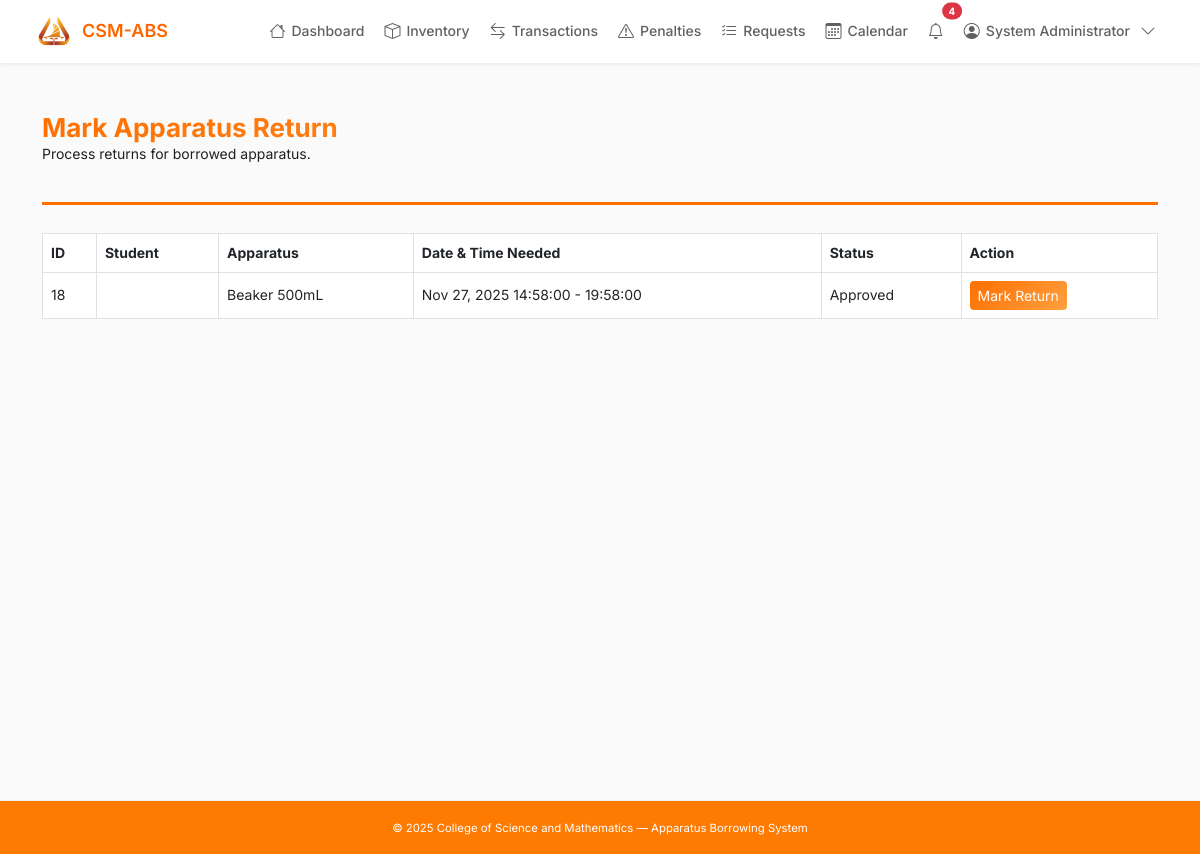
Before: /return_apparatus.php (signed in) with the older database file.
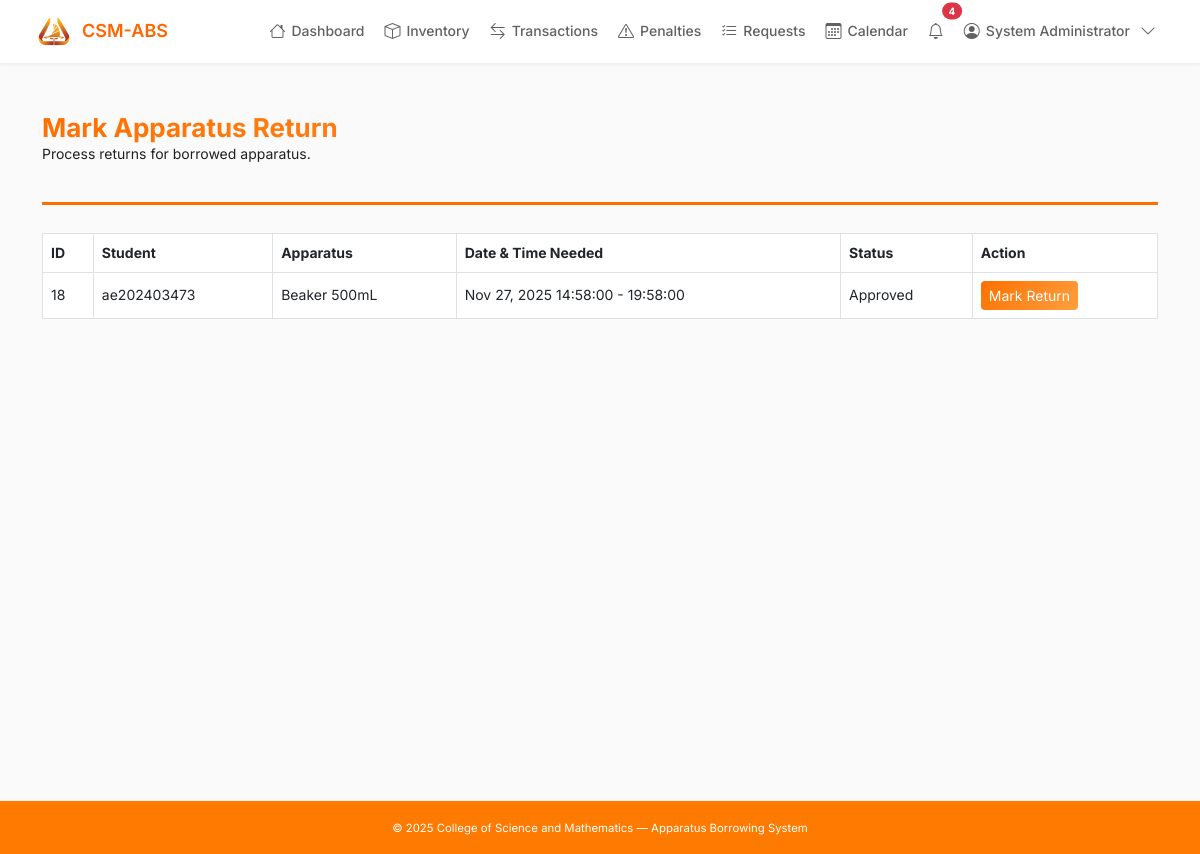
After: the same page with the newer database file.
### tables this page shows
CREATE TABLE `borrow_requests` (
  `request_id` int(11) NOT NULL,
  `student_id` int(11) DEFAULT NULL,
  `full_name` varchar(150) DEFAULT NULL,
  `student_first_name` varchar(50) NOT NULL,
  `student_last_name` varchar(50) NOT NULL,
  `student_mi` varchar(5) DEFAULT NULL,
  `faculty_id` int(11) DEFAULT NULL,
  `apparatus_id` int(11) DEFAULT NULL,
  `quantity` int(11) DEFAULT NULL,
  `concentration` varchar(100) DEFAULT NULL,
  `date_requested` date DEFAULT NULL,
  `date_needed` date DEFAULT NULL,
  `time_from` time DEFAULT NULL,
  `time_to` time DEFAULT NULL,
  `subject` varchar(100) DEFAULT NULL,
  `schedule` varchar(100) DEFAULT NULL,
  `room` varchar(50) DEFAULT NULL,
  `purpose` text DEFAULT NULL,
  `status` enum('pending','approved','released','returned','rejected') DEFAULT 'pending',
  `date_returned` datetime DEFAULT NULL,
  `remarks` text DEFAULT NULL,
  `archived` tinyint(1) DEFAULT 0
);

CREATE TABLE `apparatus` (
  `apparatus_id` int(11) NOT NULL,
  `name` varchar(100) NOT NULL,
  `category` varchar(50) DEFAULT NULL,
  `quantity` int(11) DEFAULT 0,
  `condition` varchar(50) NOT NULL DEFAULT 'Good',
  `description` text DEFAULT NULL,
  `status` enum('Available','Borrowed','Damaged','Maintenance') DEFAULT 'Available',
  `item_condition` enum('new','old') NOT NULL DEFAULT 'new' COMMENT 'Indicates whether the apparatus is new or used/old'
);

CREATE TABLE `users` (
  `user_id` int(11) NOT NULL,
  `first_name` varchar(50) NOT NULL,
  `last_name` varchar(50) NOT NULL,
  `middle_initial` char(1) DEFAULT NULL,
  `username` varchar(50) NOT NULL,
  `password` varchar(255) NOT NULL,
  `role` enum('admin','faculty','student','assistant') NOT NULL,
  `full_name` varchar(100) DEFAULT NULL,
  `email` varchar(100) DEFAULT NULL
);

### includes/notifications.php (called while the page is built, shortened)
<?php
function get_user_notifications($user_id, $limit = 20) {
    global $conn;
    $user_id = intval($user_id);
    $limit = intval($limit);
    $stmt = mysqli_prepare($conn, "
        SELECT * FROM user_notifications
        WHERE user_id = ?
        ORDER BY created_at DESC
        LIMIT ?
    ");
    mysqli_stmt_bind_param($stmt, 'ii', $user_id, $limit);
    mysqli_stmt_execute($stmt);
    $result = mysqli_stmt_get_result($stmt);
    $notifications = [];
    while ($row = mysqli_fetch_assoc($result)) {
        $notifications[] = $row;
    }
    return $notifications;
}

### return_apparatus.php (the view, shortened to what this page needs)
<?php
require_once 'includes/db.php';
$sql = "SELECT br.request_id, br.student_id, u.full_name AS student_name,
               br.apparatus_id, a.name AS apparatus_name, br.date_needed,
               br.time_from, br.time_to, br.status
        FROM borrow_requests br
        JOIN users u ON br.student_id = u.user_id
        JOIN apparatus a ON br.apparatus_id = a.apparatus_id
        WHERE br.status IN ('Approved','Borrowed')
        ORDER BY br.date_needed DESC";
$result = $conn->query($sql);
?>
<?php include 'includes/header.php'; ?>
<div class="container my-4">
    <div class="page-header">
        <h2>Mark Apparatus Return</h2>
        <p>Process returns for borrowed apparatus.</p>
    </div>
    <?php if ($result && $result->num_rows > 0): ?>
    <div class="table-responsive">
        <table class="table table-hover table-bordered align-middle">
            <thead>
                <tr>
                    <th>ID</th>
                    <th>Student</th>
                    <th>Apparatus</th>
                    <th>Date & Time Needed</th>
                    <th>Status</th>
                    <th>Action</th>
                </tr>
            </thead>
            <tbody>
                <?php while($row = $result->fetch_assoc()): ?>
                <tr>
                    <td><?= htmlspecialchars($row['request_id']) ?></td>
                    <td><?= htmlspecialchars($row['student_name']) ?></td>
                    <td><?= htmlspecialchars($row['apparatus_name']) ?></td>
                    <td><?= date('M d, Y', strtotime($row['date_needed'])) ?> <?= htmlspecialchars($row['time_from'] . ' - ' . $row['time_to']) ?></td>
                    <td><?= ucfirst(strtolower($row['status'])) ?></td>
                    <td>
                        <button class="btn btn-sm btn-success" data-bs-toggle="modal" data-bs-target="#returnModal<?= $row['request_id'] ?>">Mark Return</button>
                    </td>
                </tr>
                <?php endwhile; ?>
            </tbody>
        </table>
    </div>
    <?php else: ?>
        <div class="alert alert-info">No borrow requests pending return.</div>
    <?php endif; ?>
</div>
<?php include 'includes/footer.php'; ?>

Changed rows visible on the page:
changed through a linked row, borrow_requests "Approved": student.full_name (not shown) → "ae202403473"
